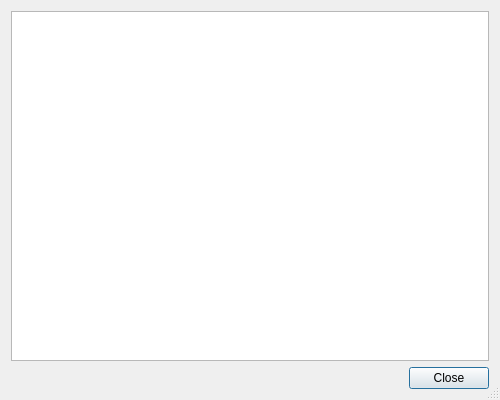
<?xml version="1.0" encoding="UTF-8"?>
<ui version="4.0">
 <class>MicroPythonProgressInfoDialog</class>
 <widget class="QDialog" name="MicroPythonProgressInfoDialog">
  <property name="geometry">
   <rect>
    <x>0</x>
    <y>0</y>
    <width>500</width>
    <height>400</height>
   </rect>
  </property>
  <property name="windowTitle">
   <string>Progress Information</string>
  </property>
  <property name="sizeGripEnabled">
   <bool>true</bool>
  </property>
  <layout class="QVBoxLayout" name="verticalLayout">
   <item>
    <widget class="QPlainTextEdit" name="progressEdit">
     <property name="tabChangesFocus">
      <bool>true</bool>
     </property>
     <property name="lineWrapMode">
      <enum>QPlainTextEdit::NoWrap</enum>
     </property>
     <property name="readOnly">
      <bool>true</bool>
     </property>
     <property name="textInteractionFlags">
      <set>Qt::TextSelectableByKeyboard|Qt::TextSelectableByMouse</set>
     </property>
    </widget>
   </item>
   <item>
    <widget class="QDialogButtonBox" name="buttonBox">
     <property name="orientation">
      <enum>Qt::Horizontal</enum>
     </property>
     <property name="standardButtons">
      <set>QDialogButtonBox::Close</set>
     </property>
    </widget>
   </item>
  </layout>
 </widget>
 <resources/>
 <connections>
  <connection>
   <sender>buttonBox</sender>
   <signal>accepted()</signal>
   <receiver>MicroPythonProgressInfoDialog</receiver>
   <slot>accept()</slot>
   <hints>
    <hint type="sourcelabel">
     <x>248</x>
     <y>254</y>
    </hint>
    <hint type="destinationlabel">
     <x>157</x>
     <y>274</y>
    </hint>
   </hints>
  </connection>
  <connection>
   <sender>buttonBox</sender>
   <signal>rejected()</signal>
   <receiver>MicroPythonProgressInfoDialog</receiver>
   <slot>reject()</slot>
   <hints>
    <hint type="sourcelabel">
     <x>316</x>
     <y>260</y>
    </hint>
    <hint type="destinationlabel">
     <x>286</x>
     <y>274</y>
    </hint>
   </hints>
  </connection>
 </connections>
</ui>
